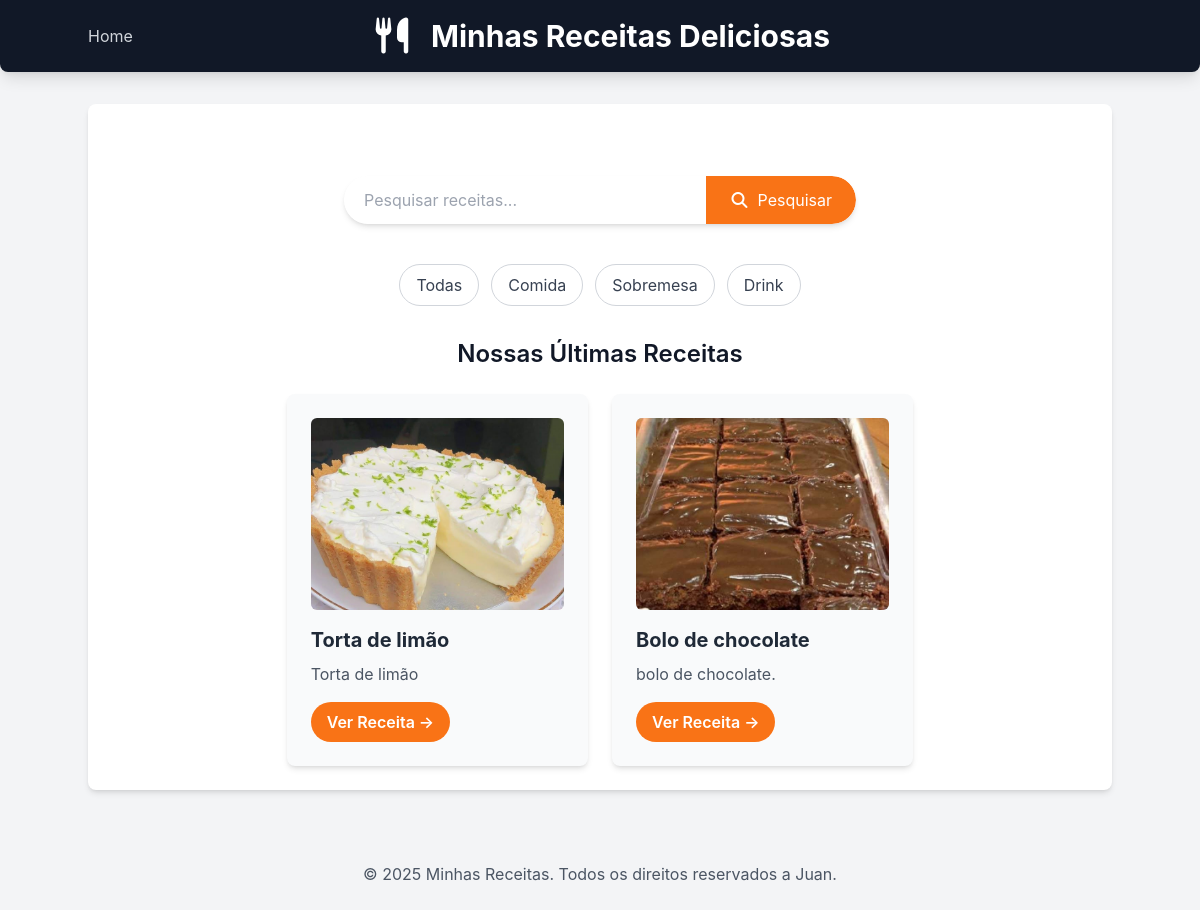
Screenshot of /receitas/?categoria=sobremesa with the database file from the repository.
### receitas/models.py (models this page shows, shortened)
class Receita(models.Model):
    CATEGORIAS = [
        ('comida', 'Comida'),
        ('sobremesa', 'Sobremesa'),
        ('drink', 'Drink'),
    ]
    title = models.CharField("Título", max_length=200)
    description = models.TextField("Descrição")
    ingredients = models.TextField("Ingredientes")
    instructions = models.TextField("Modo de preparo")
    image = models.ImageField(
        "Imagem",
        upload_to='receitas/images',
        blank=True,
        null=True
    )
    categoria = models.CharField(
        "Categoria",
        max_length=20,
        choices=CATEGORIAS,
        default='comida'
    )
    created_at = models.DateTimeField(auto_now_add=True)
    updated_at = models.DateTimeField(auto_now=True)
    class Meta:
        verbose_name = "Receita"
        verbose_name_plural = "Receitas"
        ordering = ['-created_at']

### receitas/views.py (the view)
# urls.py: 2. Add a URL to urlpatterns:  path('', views.home, name='home')
def home(request):
    categoria_slug = request.GET.get('categoria')
    categorias_choices = [choice[0] for choice in Receita.CATEGORIAS]
    if categoria_slug:
        receitas = Receita.objects.filter(categoria=categoria_slug)
        categorias_selecionada = categoria_slug
    else:
        receitas = Receita.objects.all()
        categorias_selecionada = None
    return render(request, 'receitas/home.html', {
        'receitas': receitas,
        'categorias': categorias_choices,
        'categoria_selecionada': categorias_selecionada,
    })

### receitas/templates/receitas/home.html (shortened to what this page needs)
{% extends "receitas/base.html" %}
{% block content %}
<section class="container mx-auto mt-8 p-4 flex justify-center">
    <form method="get" action="{% url 'pesquisar_receitas' %}" class="w-full max-w-lg flex bg-white rounded-full shadow-md overflow-hidden">
        <input
            type="text"
            name="q"
            placeholder="Pesquisar receitas..."
            class="flex-grow p-3 text-gray-700 focus:outline-none focus:ring-2 focus:ring-orange-500 rounded-l-full pl-5">
        <button type="submit" class="bg-orange-500 hover:bg-orange-600 text-white p-3 px-6 rounded-r-full transition duration-300 ease-in-out flex items-center justify-center">
            <i class="fas fa-search mr-2"></i> Pesquisar
        </button>
    </form>
</section>
<div class="flex justify-center gap-3 mt-6">
    <a href="{% url 'home' %}"
       class="px-4 py-2 rounded-full border border-gray-300 text-gray-700 hover:bg-orange-500 hover:text-white transition">
       Todas
    </a>
    <a href="{% url 'home' %}?categoria=comida"
       class="px-4 py-2 rounded-full border border-gray-300 text-gray-700 hover:bg-orange-500 hover:text-white transition">
       Comida
    </a>
    <a href="{% url 'home' %}?categoria=sobremesa"
       class="px-4 py-2 rounded-full border border-gray-300 text-gray-700 hover:bg-orange-500 hover:text-white transition">
       Sobremesa
    </a>
    <a href="{% url 'home' %}?categoria=drink"
       class="px-4 py-2 rounded-full border border-gray-300 text-gray-700 hover:bg-orange-500 hover:text-white transition">
       Drink
    </a>
</div>
<h2 class="text-2xl font-semibold mb-6 text-center mt-8">Nossas Últimas Receitas</h2>
<div class="flex flex-wrap justify-center gap-6">
    {% for receita in receitas %}
        <div class="w-full sm:w-[calc(50%-1.5rem)] lg:w-[calc(33.333%-1.5rem)] bg-gray-50 p-6 rounded-lg shadow-md hover:shadow-lg transition-shadow duration-300 ease-in-out">
            {% if receita.image %}
                <img src="{{ receita.image.url }}" alt="Imagem de {{ receita.title }}" class="w-full h-48 object-cover rounded-md mb-4">
            {% endif %}
            <h3 class="text-xl font-bold mb-2 text-gray-800">{{ receita.title }}</h3>
            <p class="text-gray-600 mb-4">{{ receita.description|truncatewords:20 }}</p>
            <a href="{% url 'receita_detail' receita.id %}" class="inline-block bg-orange-500 hover:bg-orange-600 text-white font-semibold py-2 px-4 rounded-full transition-colors duration-300">
                Ver Receita &rarr;
            </a>
        </div>
    {% empty %}
        <p class="text-center text-gray-500 col-span-full">Nenhuma receita encontrada.</p>
    {% endfor %}
</div>
{% endblock %}

### receitas/templates/receitas/base.html (style rules this page uses)
body { font-family: 'Inter', sans-serif; }

### rows the page displays
Receita: image (picture), title "Torta de limão", description "Torta de limão"
Receita: image (picture), title "Bolo de chocolate", description "bolo de chocolate."
